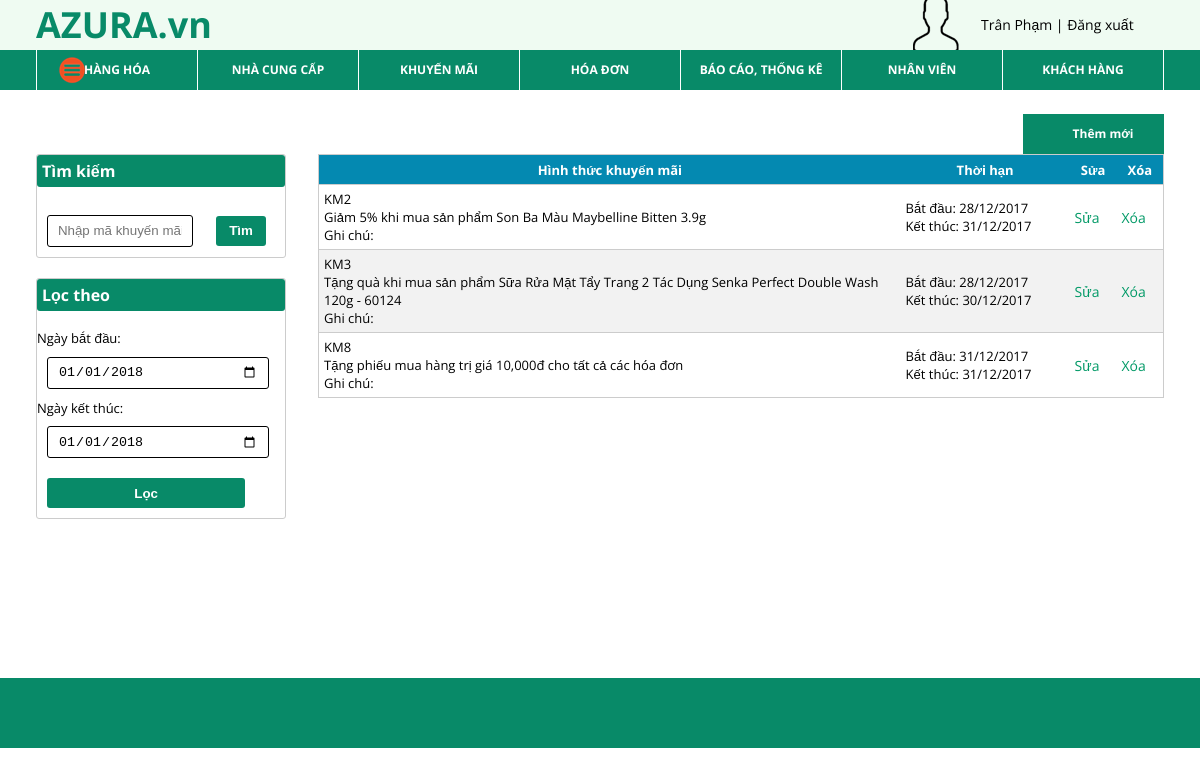
Screenshot of /admin/admin.php?quanly=khuyenmai&ac=lietke (signed in) with the database file from the repository.
### tables this page shows
CREATE TABLE `khuyenmai` (
  `MaKM` varchar(20) NOT NULL,
  `NgayBatDau` date NOT NULL,
  `NgayKetThuc` date NOT NULL,
  `MoTa` text NOT NULL,
  `MaSP` varchar(50) NOT NULL,
  `ChietKhau` int(11) NOT NULL,
  `TienGiamGia` double NOT NULL,
  `GiaTriVoucher` double NOT NULL,
  `GiaTriDonHang` double NOT NULL,
  `TrangThai` tinyint(1) NOT NULL
);

CREATE TABLE `sanpham` (
  `MaSP` varchar(50) NOT NULL,
  `TenSP` varchar(200) NOT NULL,
  `DonViTinh` varchar(20) NOT NULL,
  `TrongLuong` varchar(20) NOT NULL,
  `ThuongHieu` varchar(50) NOT NULL,
  `NgaySX` date NOT NULL,
  `HanSuDung` date NOT NULL,
  `QuyCachDongGoi` varchar(100) NOT NULL,
  `GiaDeXuat` double NOT NULL,
  `MoTa` text NOT NULL,
  `Thue` int(11) NOT NULL,
  `GiaBan` double NOT NULL,
  `MaNCC` varchar(20) NOT NULL,
  `MaDM` varchar(20) NOT NULL,
  `MaKM` varchar(20) NOT NULL,
  `GiaNhap` double NOT NULL,
  `NgayNhap` datetime NOT NULL,
  `LuotMua` int(11) NOT NULL,
  `TrangThai` tinyint(1) NOT NULL
);

### admin/module/khuyenmai/lietke.php (the view, shortened to what this page needs)
<?php
	$km = mysql_query("	select	km.makm, km.masp, km.chietkhau, km.tiengiamgia, km.giatrivoucher, km.giatridonhang, mota, ctkm.ngaybd, ctkm.ngaykt
						from	khuyenmai km, ctsp_km ctkm
						where	km.makm = ctkm.makm and km.trangthai = 1
						group by km.makm");
	$date = date('Y-m-d');
	$ngaybd = $ngaykt = $voucher_bd = $voucher_kt = $date;
	$keyword = "";
?>
<div id='category' style='width: 12.5%; float: right;'>
    	<ul class="menu" style="margin-left: 0px">
        	<li><a href='javascript:void(0)'>Thêm mới</a>
            </li>
        </ul>
</div>
<form method="post">
<div id="km-left" style="width: 22%; float: left; font-size: 13px;">
	<div>
    	<p style="background: #088A68; border-radius: 3px; font-size: 16px; color: white; font-weight: bold; padding: 5px 5px;">Tìm kiếm</p>
        <br />
        <input type='text' name="keyword" value='<?php echo $keyword ?>' class="txt-sp" style="width: 50%" placeholder='Nhập mã khuyến mãi'/>
        <input type='submit' name="search" class="sub" style="width: 20%" value="Tìm"/>
    </div>
	<div>
    	<p style="background: #088A68; border-radius: 3px; font-size: 16px; color: white; font-weight: bold; padding: 5px 5px;">Lọc theo</p>
        <br />
        Ngày bắt đầu: <input name='ngaybd' value="<?php echo $ngaybd ?>" type='date' class="txt-sp"/><br />
        Ngày kết thúc: <input name='ngaykt' value="<?php echo $ngaykt ?>" type='date' class="txt-sp"/>
        <input type='submit' name="loc" value="Lọc" class="sub" style="width: 80%"/>
    </div>
</div>
</form>
<div style="width: 75%; float: right; font-size: 13px;">
	<table id='tb-km' width="100%" class="tb-lietke">
        <tr>
        	<th width="62%">Hình thức khuyến mãi</th>
            <th width="18%">Thời hạn</th>
            <th width="5%">Sửa</th>
            <th width="5%">Xóa</th>
        </tr>
         <?php
			while($re_km = mysql_fetch_assoc($km))
			{
		?>
        <tr data-id="<?php echo $re_km['makm'] ?>">
        	<td>
				<p><?php echo $re_km['makm'] ?><p>
                <p>
                	<?php
						$hinhthuc = "";
						if($re_km['chietkhau'] != "0")
						{
							$hinhthuc = "Giảm ".$re_km['chietkhau']."% ";
						}
						else if($re_km['tiengiamgia'] != "0")
						{
							$hinhthuc = "Giảm ".number_format($re_km['tiengiamgia'])."đ ";
						}
						else if($re_km['giatrivoucher'] != "0")
						{
							$hinhthuc = "Tặng phiếu mua hàng trị giá ".number_format($re_km['giatrivoucher'])."đ ";
						}
						else if($re_km['chietkhau']==0 &&  $re_km['tiengiamgia']==0  && $re_km['giatrivoucher']==0)
						{
							$hinhthuc = "Tặng quà";
						}
						echo $hinhthuc;
					?>
                	<?php
						$doituong = "";
						if($re_km['giatridonhang'] != "0")
						{
							$doituong = " cho hóa đơn có trị giá từ ".number_format($re_km['giatridonhang'])."đ";
						}
						else if($re_km['masp'] != "")
						{
							$sp = mysql_query("select masp, tensp from sanpham where masp='".$re_km['masp']."'");
							$re_sp = mysql_fetch_assoc($sp);
							$doituong = " khi mua sản phẩm ".$re_sp['tensp']." ";
						}
						else
						{
							$doituong = " cho tất cả các hóa đơn";
						}
						echo $doituong;
					?>
                </p>
                <p>Ghi chú:
                </p>
            </td>
            <td>
				<p>Bắt đầu: <?php echo date('d/m/Y', strtotime($re_km['ngaybd'])) ?></p>
	            <p>Kết thúc: <?php echo date('d/m/Y', strtotime($re_km['ngaykt'])) ?></p>
            </td>
            <td><a href='admin.php?quanly=khuyenmai&ac=sua&makm=<?php echo $re_km['makm'] ?>' class="edit-km" data-makm="<?php echo $re_km['makm'] ?>">Sửa</a></td>
            <td><a href='javascript:void(0)' class="del-km" data-makm="<?php echo $re_km['makm'] ?>">Xóa</a></td>
        </tr>
        <?php
			}
		?>
    </table>
</div>

### admin/style.css (style rules this page uses)
ul { list-style-type: none; }
a { text-decoration: none; font-size: 14px; font-family: 'Open Sans', arial, tahoma, sans-serif; color: #000; }
body { font-size: 14px; font-family: 'Open Sans', arial, tahoma, sans-serif; }
* { padding:0; margin:0 }
#category { width: 100%; height: 40px; background: #088A68; }
.menu { margin-left: 3%; z-index: 99;position: absolute; }
.menu li { line-height: 40px; width: 160px; text-align: center; float: left; position: relative; }
.menu a { display: block; white-space: nowrap; font-size: 12px; }
.menu > li { border-right: solid 1px white; }
.menu > li a { color: white; font-weight: bold; }
.tb-lietke { width: 100%; border-collapse: collapse; }
.tb-lietke tr { height: 30px; border: solid 1px #ccc; }
.tb-lietke td { border: none; }
.tb-lietke a { color: #096; }
.tb-lietke td, .tb-lietke th { padding: 5px 5px; }
.tb-lietke th { background: #0489B1; color: white; }
.sub { height: 30px; padding: 5px 10px; color: white; font-weight: bold; background: #088A68; border: none; border-radius: 3px; }
.txt-sp { width: 200px; height: 20px; padding: 5px 10px; border: solid 1px; border-radius: 3px; }
#sp-left, #km-left { width: 20%; height: 500px; float: left; }
#sp-left div, #km-left div { width: 100%; margin-bottom: 8%; border: solid 1px #ccc; border-radius: 3px; }
#sp-left input, #km-left input { margin: 4%; }

### rows the page displays
khuyenmai: MaKM "KM2", ChietKhau "Giảm 5%", sanpham.TenSP "khi mua sản phẩm Son Ba Màu Maybelline Bitten 3.9g", ngaybd "28/12/2017", ngaykt "31/12/2017"
khuyenmai: MaKM "KM3", hinhthuc "Tặng quà", sanpham.TenSP "khi mua sản phẩm Sữa Rửa Mặt Tẩy Trang 2 Tác Dụng Senka Perfect Double Wash 120g - 60124", ngaybd "28/12/2017", ngaykt "30/12/2017"
khuyenmai: MaKM "KM8", GiaTriVoucher "Tặng phiếu mua hàng trị giá 10,000đ", MaSP "cho tất cả các hóa đơn", ngaybd "31/12/2017", ngaykt "31/12/2017"

### other values shown
$_SESSION['name'] "Trân Phạm"
